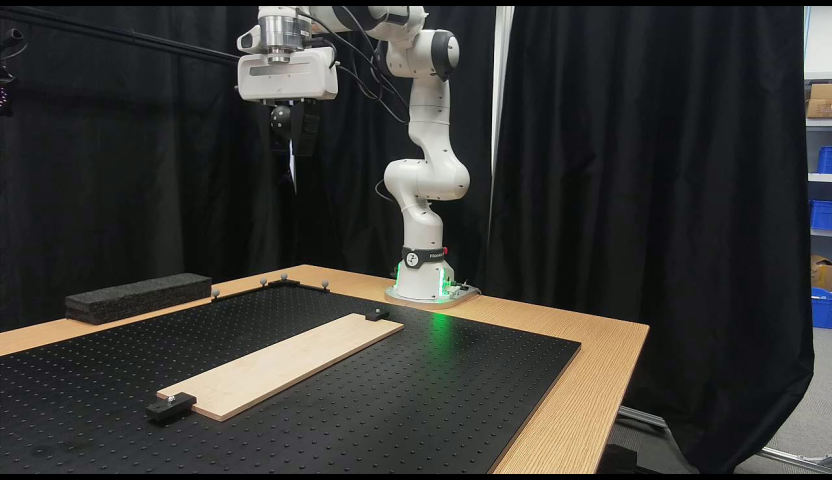
#> input picture work/rog1/condnoise/gauge_ball1_f0_832x480.png, 832 x 480 px
$ python analyze.py gauge_ball1_f0_832x480.png gauge_ball1_f0_832x480.png
#> lines starting #> are read from the running program, lines starting #| are printed output that depends on the picture; after the words box and inside, x2 and y2 are one past the last pixel; in counts of white or black regions, pixels touching at a corner belong together
#!/usr/bin/env python3
"""Task 98 release proxy for GAUGE ball1 frame-0 clips (832x480).

Per clip:
  plank_dark[t]  = # pixels inside the plank (bright wood in frame 0) that are dark (<DARK) in frame t
                   -> a black ball that reaches the plank makes a dark blob there. A clip counts as RELEASED if
                      plank_dark >= MINPX for >= 3 consecutive frames.
  grip_diff[t]   = mean |gray_t - gray_0| in the ball's start box (in the gripper).
  f0_psnr        = PSNR(decoded frame 0, conditioning image); f1_4_psnr = mean PSNR of frames 1-4 vs image.
Also writes a contact sheet (every 3rd frame, first 48 frames) per clip for eye-checking.
Usage: python analyze.py IMAGE.png OUT.json clip1.mp4 [clip2.mp4 ...]  (real 1280x720 clips are letterboxed)
"""
import json, sys
import cv2
import numpy as np

DARK, BRIGHT, MINPX = 70, 150, 40
PLANK_BOX = (150, 300, 410, 425)   # x0, y0, x1, y1 (plank strip in the 832x480 GAUGE ball1 frame)
BALL_BOX = (262, 98, 305, 140)     # ball held in the gripper at frame 0


def read(path):
    cap = cv2.VideoCapture(path); fr = []
    while True:
        ok, f = cap.read()
        if not ok:
            break
        if f.shape[:2] != (480, 832):  # real GAUGE 1280x720 -> 832x468 + 6 px pads (GAUGE App. C.1.1)
            f = cv2.resize(f, (832, 468), interpolation=cv2.INTER_AREA)
            f = cv2.copyMakeBorder(f, 6, 6, 0, 0, cv2.BORDER_CONSTANT, value=0)
        fr.append(f)
    return fr


def psnr(a, b):
    m = np.mean((a.astype(np.float32) - b.astype(np.float32)) ** 2)
    return float(10 * np.log10(255 ** 2 / max(m, 1e-6)))


def main():
    img = cv2.imread(sys.argv[1]); out = sys.argv[2]; res = {}
#> in main, img is the input picture: shape (480, 832, 3); mean B, G, R 52, 55.3, 55.7
    g0 = cv2.cvtColor(img, cv2.COLOR_BGR2GRAY)
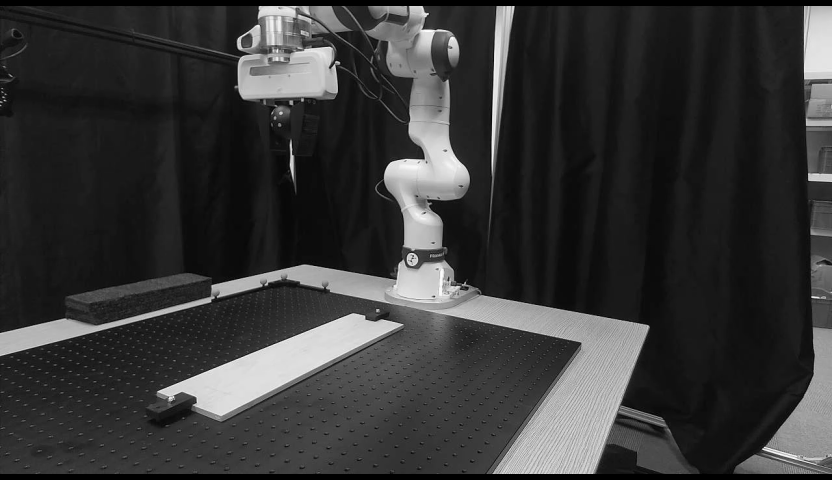
#> g0: shape (480, 832); min 0, max 254, mean 55
    x0, y0, x1, y1 = PLANK_BOX
    plank = np.zeros_like(g0, bool); plank[y0:y1, x0:x1] = g0[y0:y1, x0:x1] > BRIGHT
#> after `plank[y0:y1, x0:x1] = g0[y0:y1, x0:x1] > BRIGHT`:
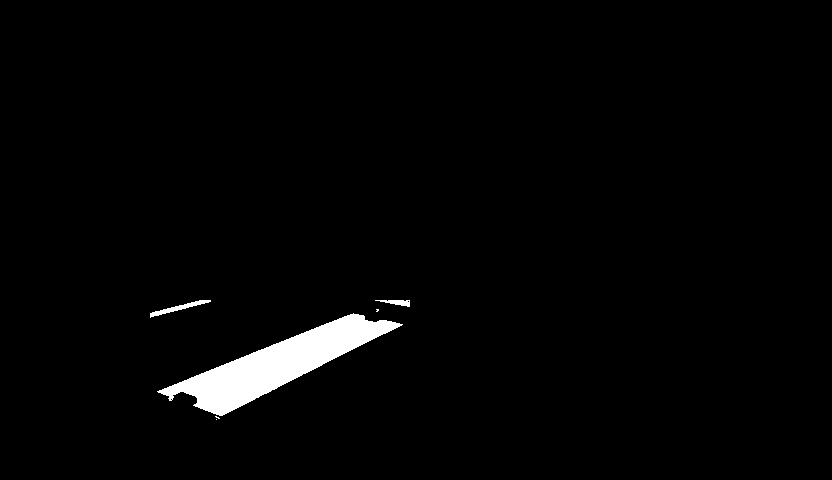
#> plank: shape (480, 832) bool; 2.1% white; 6 white regions (3 under 20 px), largest, box (x1, y1, x2, y2) and area: (157, 313, 403, 416) 8128, (150, 300, 211, 318) 270, (375, 300, 410, 307) 133
    bx0, by0, bx1, by1 = BALL_BOX
    for p in sys.argv[3:]:
        fr = read(p)
        gs = [cv2.cvtColor(f, cv2.COLOR_BGR2GRAY) for f in fr]
        pd = [int(((g < DARK) & plank).sum()) for g in gs]
        def blob(g):
            m = ((g < DARK) & plank).astype(np.uint8)
            n, _, st, _ = cv2.connectedComponentsWithStats(m)
            return int(st[1:, cv2.CC_STAT_AREA].max()) if n > 1 else 0
        bl = [blob(g) for g in gs]
        gd = [float(np.abs(g[by0:by1, bx0:bx1].astype(float) - g0[by0:by1, bx0:bx1]).mean()) for g in gs]
        run, best, first = 0, 0, None
        for t, v in enumerate(pd):
            run = run + 1 if v >= MINPX else 0
            if run >= 3 and first is None:
                first = t - 2
            best = max(best, run)
        res[p.split('/')[-1]] = dict(
            n=len(fr), released=first is not None, first_plank_frame=first, max_plank_dark=max(pd),
            max_blob=max(bl), plank_dark_frames=sum(v >= MINPX for v in pd), grip_diff_max=round(max(gd), 1),
            grip_diff_late=round(float(np.mean(gd[-20:])), 1),
            f0_psnr=round(psnr(fr[0], img), 2), f1_4_psnr=round(float(np.mean([psnr(f, img) for f in fr[1:5]])), 2))
        sheet = [cv2.resize(fr[t], (277, 160)) for t in range(0, min(48, len(fr)), 3)]
        sheet += [np.zeros_like(sheet[0])] * (-len(sheet) % 4)
        rows = [np.hstack(sheet[i:i + 4]) for i in range(0, len(sheet), 4)]
        cv2.imwrite(p.rsplit('.', 1)[0] + '_sheet.jpg', np.vstack(rows), [cv2.IMWRITE_JPEG_QUALITY, 80])
        print(p.split('/')[-1], res[p.split('/')[-1]], flush=True)
    json.dump(res, open(out, 'w'), indent=1)


if __name__ == '__main__':
    main()
